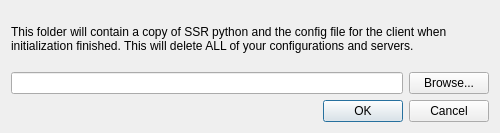
<?xml version="1.0" encoding="UTF-8"?>
<ui version="4.0">
 <class>InitDialog</class>
 <widget class="QDialog" name="InitDialog">
  <property name="geometry">
   <rect>
    <x>0</x>
    <y>0</y>
    <width>500</width>
    <height>133</height>
   </rect>
  </property>
  <property name="sizePolicy">
   <sizepolicy hsizetype="Fixed" vsizetype="Fixed">
    <horstretch>0</horstretch>
    <verstretch>0</verstretch>
   </sizepolicy>
  </property>
  <property name="minimumSize">
   <size>
    <width>500</width>
    <height>133</height>
   </size>
  </property>
  <property name="maximumSize">
   <size>
    <width>500</width>
    <height>133</height>
   </size>
  </property>
  <property name="windowTitle">
   <string>Select SSR folder</string>
  </property>
  <layout class="QVBoxLayout" name="verticalLayout">
   <property name="sizeConstraint">
    <enum>QLayout::SetDefaultConstraint</enum>
   </property>
   <item>
    <widget class="QLabel" name="descriptionLabel">
     <property name="text">
      <string>This folder will contain a copy of SSR python and the config file for the client when initialization finished. This will delete ALL of your configurations and servers.</string>
     </property>
     <property name="wordWrap">
      <bool>true</bool>
     </property>
    </widget>
   </item>
   <item>
    <layout class="QHBoxLayout" name="horizontalLayout">
     <item>
      <widget class="QLineEdit" name="lineEdit"/>
     </item>
     <item>
      <widget class="QPushButton" name="pushButton">
       <property name="text">
        <string>Browse...</string>
       </property>
      </widget>
     </item>
    </layout>
   </item>
   <item>
    <widget class="QDialogButtonBox" name="buttonBox">
     <property name="orientation">
      <enum>Qt::Horizontal</enum>
     </property>
     <property name="standardButtons">
      <set>QDialogButtonBox::Cancel|QDialogButtonBox::Ok</set>
     </property>
    </widget>
   </item>
  </layout>
 </widget>
 <resources/>
 <connections>
  <connection>
   <sender>buttonBox</sender>
   <signal>accepted()</signal>
   <receiver>InitDialog</receiver>
   <slot>accept()</slot>
   <hints>
    <hint type="sourcelabel">
     <x>248</x>
     <y>254</y>
    </hint>
    <hint type="destinationlabel">
     <x>157</x>
     <y>274</y>
    </hint>
   </hints>
  </connection>
  <connection>
   <sender>buttonBox</sender>
   <signal>rejected()</signal>
   <receiver>InitDialog</receiver>
   <slot>reject()</slot>
   <hints>
    <hint type="sourcelabel">
     <x>316</x>
     <y>260</y>
    </hint>
    <hint type="destinationlabel">
     <x>286</x>
     <y>274</y>
    </hint>
   </hints>
  </connection>
 </connections>
</ui>
